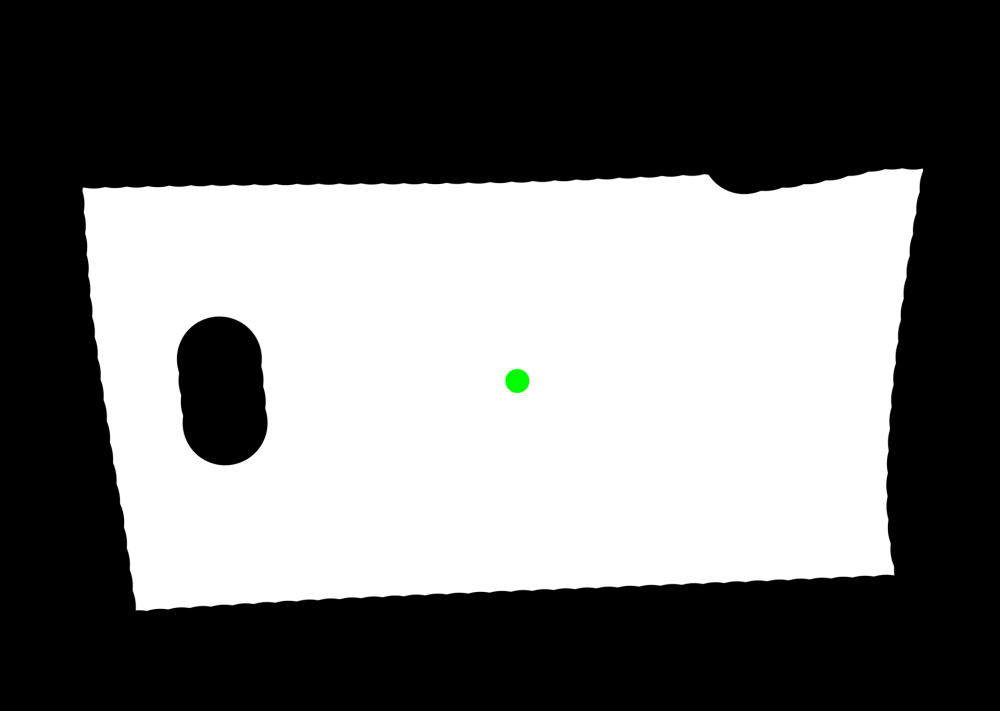
#> input picture imgToArray/test.png, 2000 x 1422 px (shown at 1/2 size)
$ python imgToArray.py
#> lines starting #> are read from the running program, lines starting #| are printed output that depends on the picture
from PIL import Image
import numpy as np

def image_to_2d_array(image_path):
    """
    Converts an image to a 2D array for use with Nav2's A* algorithm.

    Parameters:
        image_path (str): Path to the image file.

    Returns:
        np.ndarray: 2D array representing the map.
    """
#> called with image_path = 'test.png'
    # Load
    img = Image.open(image_path)
#> img is the input picture: PIL image 2000x1422 RGB; mean R, G, B 112.1, 112.3, 112.1

    # Resize
    img = img.resize((200, 200), Image.NEAREST)
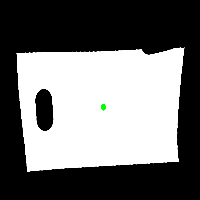
#> img: PIL image 200x200 RGB; mean R, G, B 112.1, 112.3, 112.1

    img_array = np.array(img)

    map_array = np.zeros((img_array.shape[0], img_array.shape[1]), dtype='<U2')

    #Analise pixel por pixel
    for y in range(img_array.shape[0]):
        for x in range(img_array.shape[1]):
            pixel = img_array[y, x]
            # Pixel puramente verde -> Start
            if isinstance(pixel, np.ndarray) and np.all(pixel[:3] == [0, 255, 0]):
                map_array[y, x] = 'S'
            # Pixel branco = Livre
            elif isinstance(pixel, np.ndarray) and np.all(pixel[:3] == [255, 255, 255]):
                map_array[y, x] = '0'
            # Pixel de qualquer outra cor -> Obst醕ulo
            else:
                map_array[y, x] = '1'

    return map_array

def save_array_to_file(array, file_path):
    """
    Saves a 2D array to a text file.

    Parameters:
        array (np.ndarray): 2D array to save.
        file_path (str): Path to the output file.
    """
    np.savetxt(file_path, array, fmt='%s')

if __name__ == "__main__":
    # Path to the input image
    input_image_path = 'test.png'

    # Convert the image to a 2D array
    map_array = image_to_2d_array(input_image_path)

    # Save the 2D array to a file
    output_file_path = '2DArray.txt'
    save_array_to_file(map_array, output_file_path)

    print("Sucesso, salvo como->", output_file_path)
